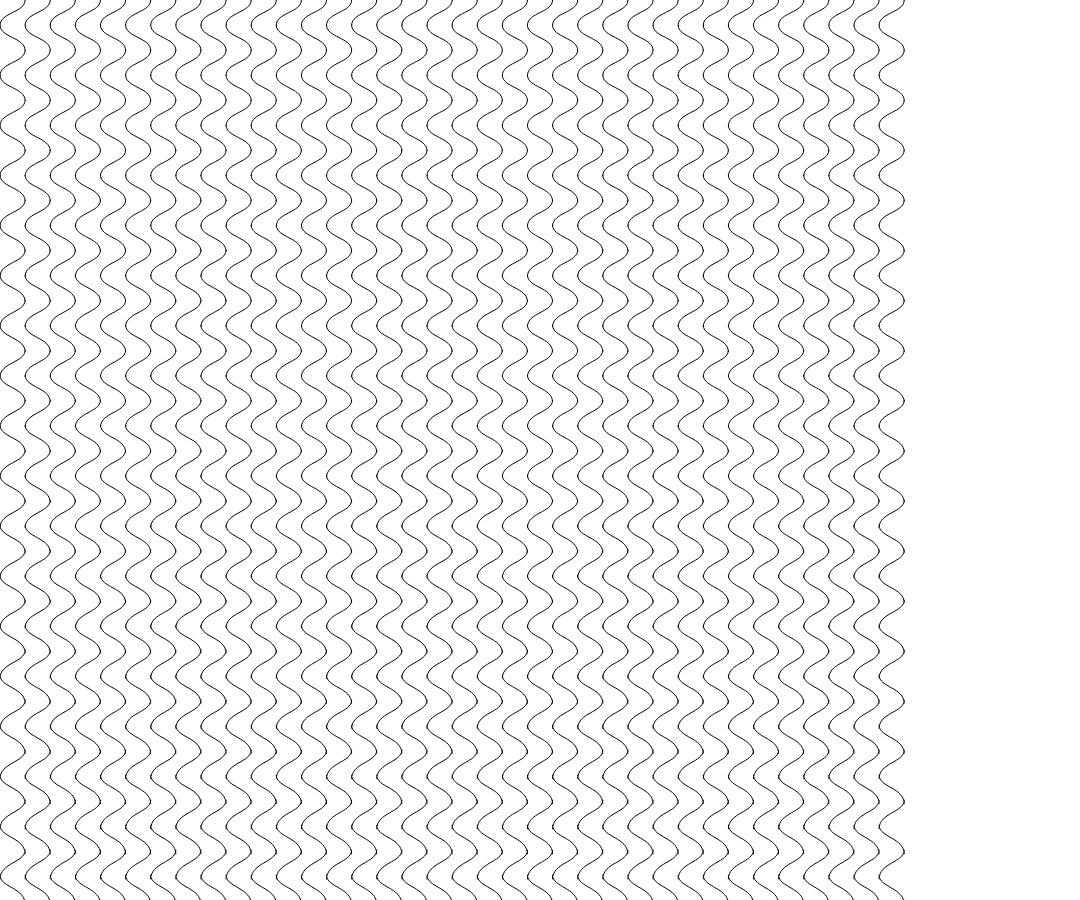
Frame 1 (no input)
Frame 2 (the mouse pressed at the canvas centre, redrawn once): identical to frame 1, image omitted

The p5.js sketch that drew this single still picture (run headless with seeded random() and noise() and a simulated clock; the mouse was pressed at the canvas centre and the sketch redrawn once):

// p5.js sketch
// ── sketch.js
let cols = 0;
let rows = 0;
let cW = 25;
let cH = 25;
let wW = 0;
let wH = 0;
function setup() {
  wW = windowWidth * 0.9;
  wH = windowHeight * 0.9;
  createCanvas(wW, wH);
  colorMode(HSB, 359, 100, 100, 100);
  cols = floor(wW / cW);
  rows = floor(wH / cH);
  if ((cW * cols) % wW !== 0) {
    cW += (wW - cW * cols) / cols;
  }

  if ((cH * rows) % wH !== 0) {
    cH += (wH - cH * rows) / rows;
  }
}

function draw() {
  noLoop();
  background(0, 0, 100, 100);
  for (var r = 0; r < rows; r++) {
    for (var c = 0; c < cols; c++) {
      if (c % 2 === 0) {
        bezier(
          r * cW + cW,
          c * cH,
          r * cW + cW,
          c * cH + cH / 2,
          r * cW,
          c * cH + cH / 2,
          r * cW,
          c * cW + cH
        );
      } else {
        bezier(
          r * cW,
          c * cH,
          r * cW,
          c * cH + cH / 2,
          r * cW + cW,
          c * cH + cH / 2,
          r * cW + cW,
          c * cW + cH
        );
      }
    }
  }
}
